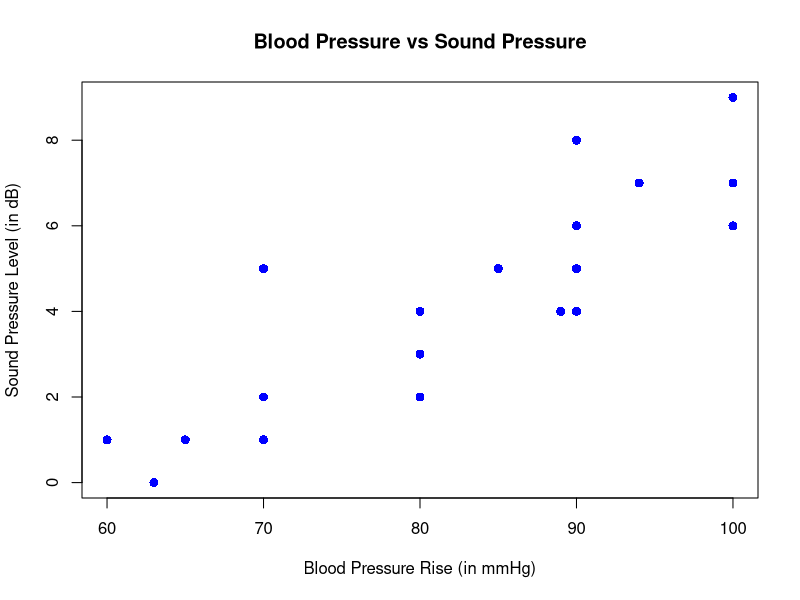
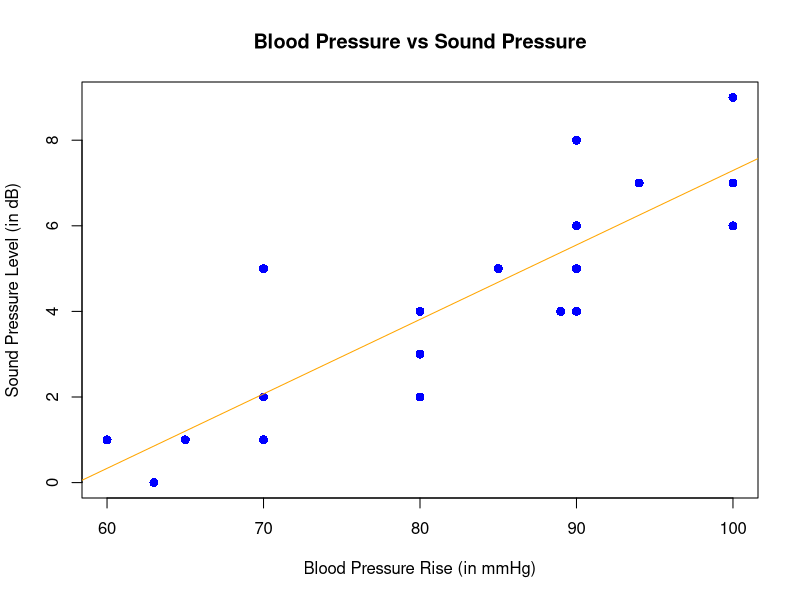
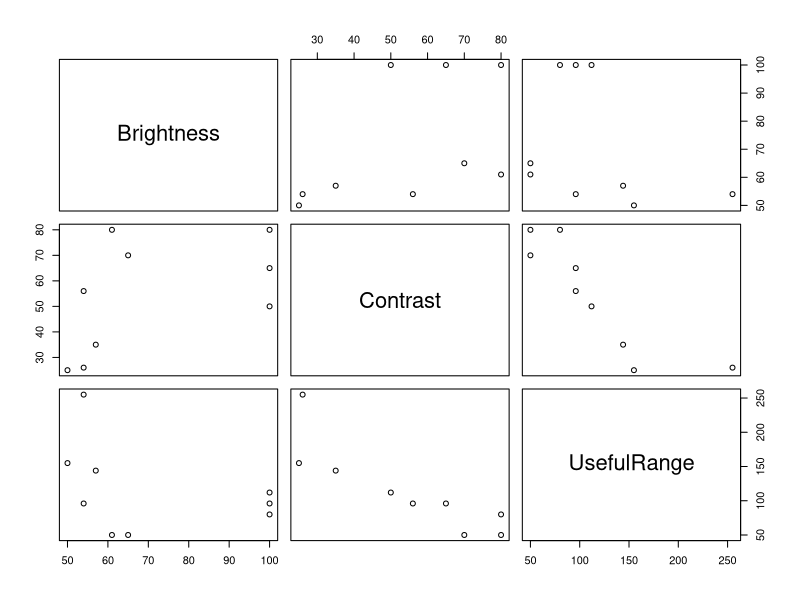

Generate these figures, in order, with R:
## ---- chunk 1
knitr::opts_chunk$set(echo = TRUE)
## ---- chunk 2
x <- c(60, 63, 65, 70, 70, 70, 80, 90, 80, 80, 85, 89, 90, 90, 90, 90, 94, 100, 100, 100)
y <- c(1, 0, 1, 2, 5, 1, 4, 6, 2, 3, 5, 4, 6, 8, 4, 5, 7, 9, 7, 6)
plot(x,y, pch=16, cex=1.2, col="blue", main="Blood Pressure vs Sound Pressure", xlab="Blood Pressure Rise (in mmHg)", ylab="Sound Pressure Level (in dB)")
## ---- chunk 3
library(knitr)
x <- c(60, 63, 65, 70, 70, 70, 80, 90, 80, 80, 85, 89, 90, 90, 90, 90, 94, 100, 100, 100)
y <- c(1, 0, 1, 2, 5, 1, 4, 6, 2, 3, 5, 4, 6, 8, 4, 5, 7, 9, 7, 6)
sums <- data.frame(x, y, x^2, x*y)
kable(sums, "pipe", col.names=c("$x$", "$y$", "$x^2$", "$xy$"), align=c("l", "l", "l", "l"), caption="Values needed for the equation:")
## ---- chunk 4
x <- c(60, 63, 65, 70, 70, 70, 80, 90, 80, 80, 85, 89, 90, 90, 90, 90, 94, 100, 100, 100)
y <- c(1, 0, 1, 2, 5, 1, 4, 6, 2, 3, 5, 4, 6, 8, 4, 5, 7, 9, 7, 6)
plot(x,y, pch=16, cex=1.2, col="blue", main="Blood Pressure vs Sound Pressure", xlab="Blood Pressure Rise (in mmHg)", ylab="Sound Pressure Level (in dB)")
abline(-10.107, 0.174, col="orange")
## ---- chunk 5
oc.data <- data.frame(
  Brightness = c(54, 61, 65, 100, 100, 100, 50, 57, 54),
  Contrast = c(56, 80, 70, 50, 65, 80, 25, 35, 26),
  UsefulRange = c(96, 50, 50, 112, 96, 80, 155, 144, 255))

plot(oc.data)
## ---- chunk 6
multiple.regression <- lm(UsefulRange ~ Brightness + Contrast, data=oc.data)
summary(multiple.regression)
